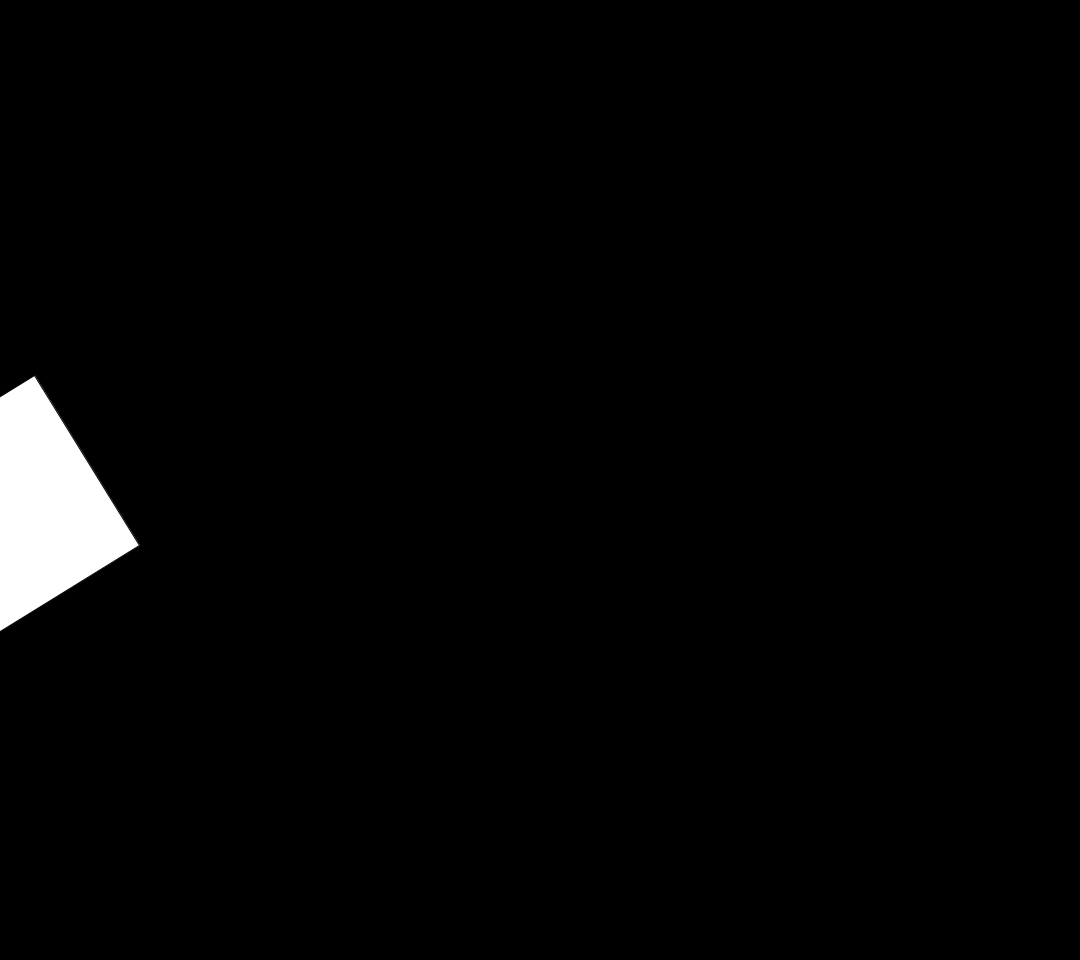
Frame 1 (no input)
Frame 60 (the mouse pressed at the canvas centre just before this capture): identical to frame 1, image omitted
Frame 120 (the mouse held since frame 60 and released just before this capture): identical to frame 1, image omitted

The Processing sketch that drew this single still picture (run headless with seeded random() and noise(); from frame 60 on, the mouse is pressed at the canvas centre):

// Processing sketch: processing_50991
// ── processing_50991.pde

// Code Written By: Chukwudi T. Unonu
// Date: 02/02/2012
// ARTT489i - Advanced Digital Imaging
// Instructor: Prof. Brandon Morse
// University of Maryland, College Park, MD
//
// Made With: Apple MAC OSX 10.5.8
// Processor 3.06 GHz Intel Core Duo
// Memory 4 GB 1067 MHZ DDR3
//

// "Pushing The Matrix" (Part I)
//  - Scaling, Non-Pushed Matrix, Pushed Matrix
//    "'Physically changing the entire coordinating system in processing...'" - Prof. B. Morse
//

void setup()
{
  size(1080,960);
  
   
  
  
}

void draw()
{
// Black background
 background(0); 
  
  //Push Matrix
   //If you push the Marix later on, _you have to pop the matrix..._
  pushMatrix();
  
 
  //translate will now move it to whatever coordinates you place it
  translate(100,100);
  
  // "rotate" will rotate at an angle, starting clockwise....
  rotate(45);
  //If setting without degrees, the default is always in radians
  // Radians Info... via WikiPedia <http://en.wikipedia.org/wiki/Radians>
  
  rect(200,200,200,200);
  
  
  //popping the matrix
  popMatrix();
  
  
  //continued onto next "sketch"
}
